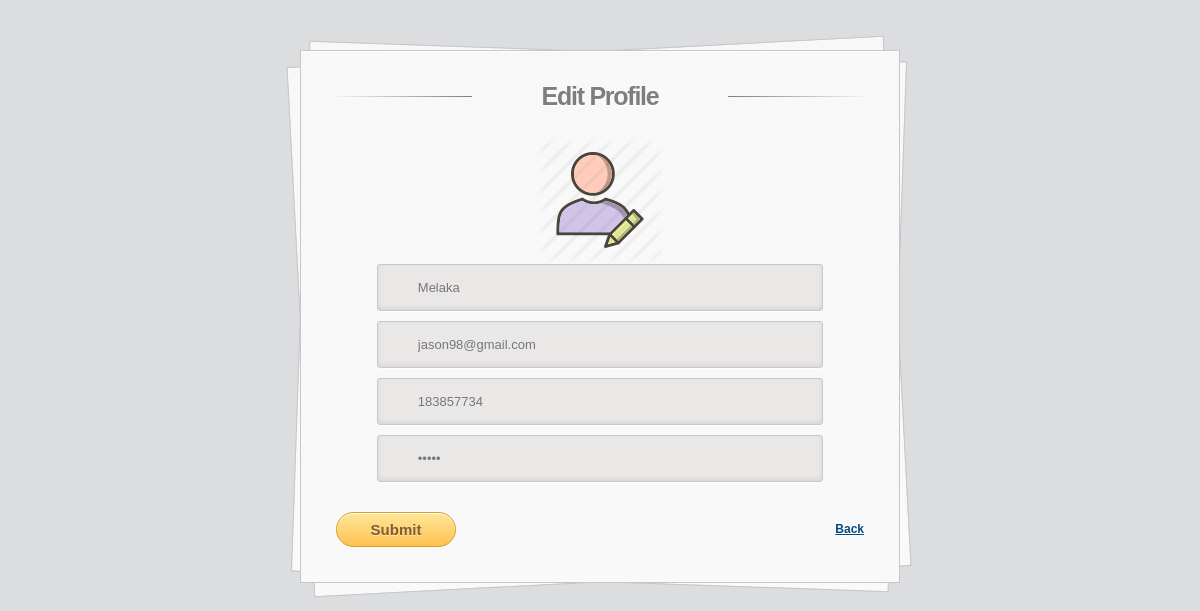
The page /Employer/EditProfile.php (signed in) on the database its author committed.
### tables this page shows
CREATE TABLE IF NOT EXISTS `employer_r` (
  `EmployerId` int(11) NOT NULL AUTO_INCREMENT,
  `EmployerName` varchar(20) NOT NULL,
  `Area` varchar(20) NOT NULL,
  `Email` varchar(40) NOT NULL,
  `Mobile` bigint(20) NOT NULL,
  `Status` varchar(10) NOT NULL,
  `UserName` varchar(20) NOT NULL,
  `Password` varchar(20) NOT NULL,
  `Question` varchar(100) NOT NULL,
  `Answer` varchar(50) NOT NULL,
  PRIMARY KEY (`EmployerId`),
  KEY `EmployerId` (`EmployerId`)
);

### Employer/EditProfile.php (the view, shortened to what this page needs)
    <link href="../SpryAssets/SpryValidationTextField.css" rel="stylesheet" type="text/css" />
    <link href="../SpryAssets/SpryValidationTextarea.css" rel="stylesheet" type="text/css" />
    <link rel="stylesheet" href="css/bootstrap.min.css">
    <link rel="stylesheet" href="css/jquery-ui.css">
    <link rel="stylesheet" href="css/owl.carousel.min.css">
    <link rel="stylesheet" href="css/owl.theme.default.min.css">
    <link rel="stylesheet" href="css/owl.theme.default.min.css">
    <link rel="stylesheet" href="css/jquery.fancybox.min.css">
    <link rel="stylesheet" href="css/bootstrap-datepicker.css">
    <link rel="stylesheet" href="fonts/flaticon/font/flaticon.css">
    <link rel="stylesheet" href="fonts/icomoon/style.css">
    <link rel="stylesheet" href="css/aos.css">
    <link rel="stylesheet" href="css/style.css">
<html lang="en">
	<head>
			<link rel="stylesheet" type="text/css" href="css/login.css" />
	</head>
<body>
<div class="container">
    <section id="content">
               <?php
$ID=$_SESSION['ID'];
$con = mysqli_connect("localhost","root","","talent");
$sql = "select * from Employer_R where EmployerId ='".$ID."'  ";
$result = mysqli_query($con,$sql);
$row = mysqli_fetch_array($result)
?>
<form name="form1" method="post" action="UpdateProfile.php" onSubmit="return validateForm(this,arrFormValidation);" enctype="multipart/form-data">
			<h1>Edit Profile</h1>
				<div>
				<img src="images/profile.png" class="pic"/>
				</div>
				<table width="100%" border="1" cellspacing="2" cellpadding="2">
					<div>
						<span id="sprytextfield3">
						<input placeholder="Area" name="txtArea" type="text" id="txtArea" value="<?php echo $row['Area'];?>" />
						<span class="textfieldRequiredMsg">*</span></span>
					</div>
					<div>
						<span id="sprytextfield4">
						<input placeholder="Email" name="txtEmail" type="text" id="txtEmail" value="<?php echo $row['Email'];?>" />
						<span class="textfieldRequiredMsg">*</span></span>
					</div>
					<div>
						<span id="sprytextfield5">
						<input placeholder="Mobile" name="txtMobile" type="text" id="txtMobile" value="<?php echo $row['Mobile'];?>" />
						<span class="textfieldRequiredMsg">*</span></span>
					</div>
					<div>
						<span id="sprytextfield6">
						<input placeholder="Password" name="txtPassword" type="password" id="txtPassword" value="<?php echo $row['Password'];?>" />
						<span class="textfieldRequiredMsg">*</span></span>
					</div>
					<div align="center">
						<input type="submit" name="button" id="button" value="Submit" />
                    </div>
					<div align="center">
						<a href="index.php#profile-section"><strong>Back</strong></a>
				    </div>
                </table>
		</form>
</body>
</html>

### Employer/css/style.css (style rules this page uses)
html { overflow-x: hidden; }
body { line-height: 1.7; color: gray; font-weight: 400; font-size: 1rem; }
a { -webkit-transition: .3s all ease; -o-transition: .3s all ease; transition: .3s all ease; }
h1, h2, h3, h4, h5, .h1, .h2, .h3, .h4, .h5 { font-family: "Work Sans", -apple-system, BlinkMacSystemFont, "Segoe UI", Roboto, "Helvetica Neue", Arial, "Noto Sans", sans-serif, "Apple Color Emoji", "Segoe UI Emoji", "Segoe UI Symbol", "Noto Color Emoji"; }
body:after { -webkit-transition: .3s all ease-in-out; -o-transition: .3s all ease-in-out; transition: .3s all ease-in-out; }

### rows shown on the page
employer_r: txtArea "Melaka", txtEmail "jason98@gmail.com", txtMobile "183857734"
